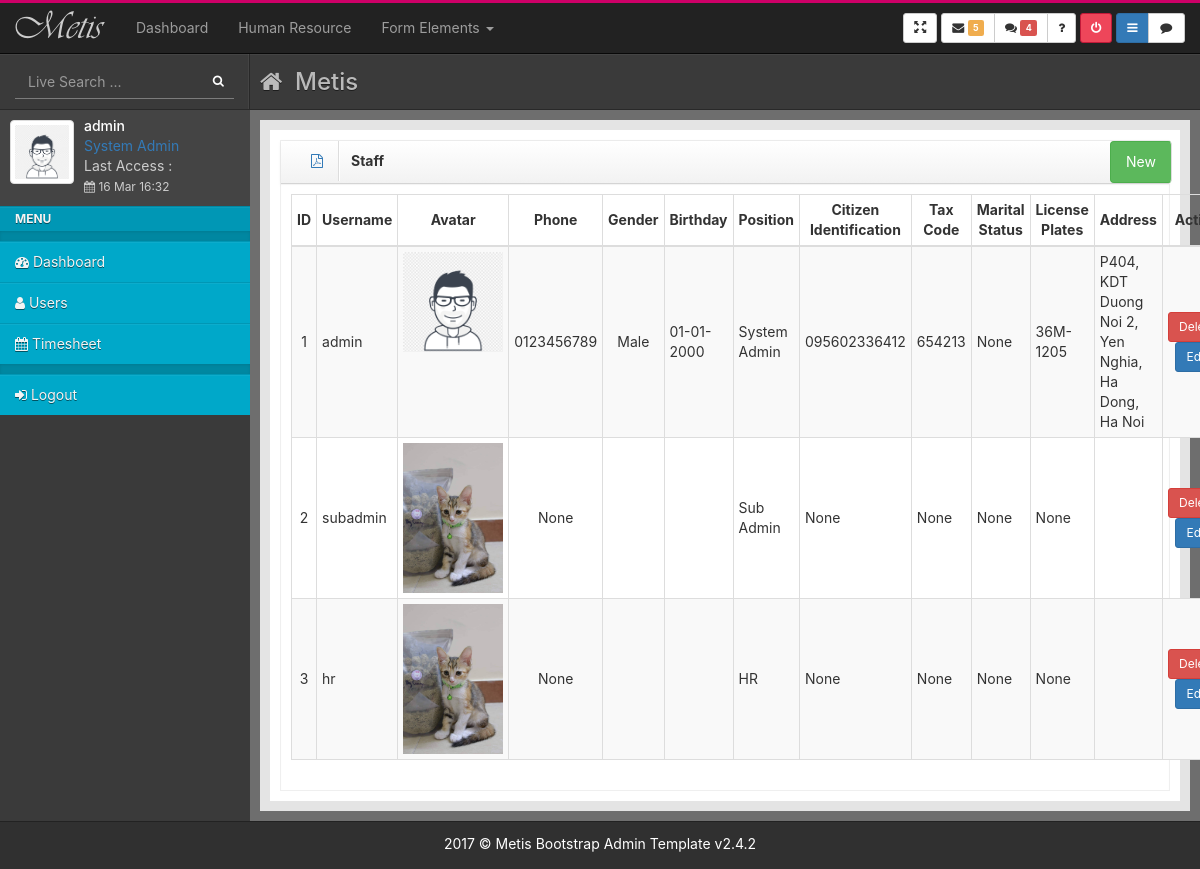
/hr/users-list (signed in), run on an earlier commit of the app's database.
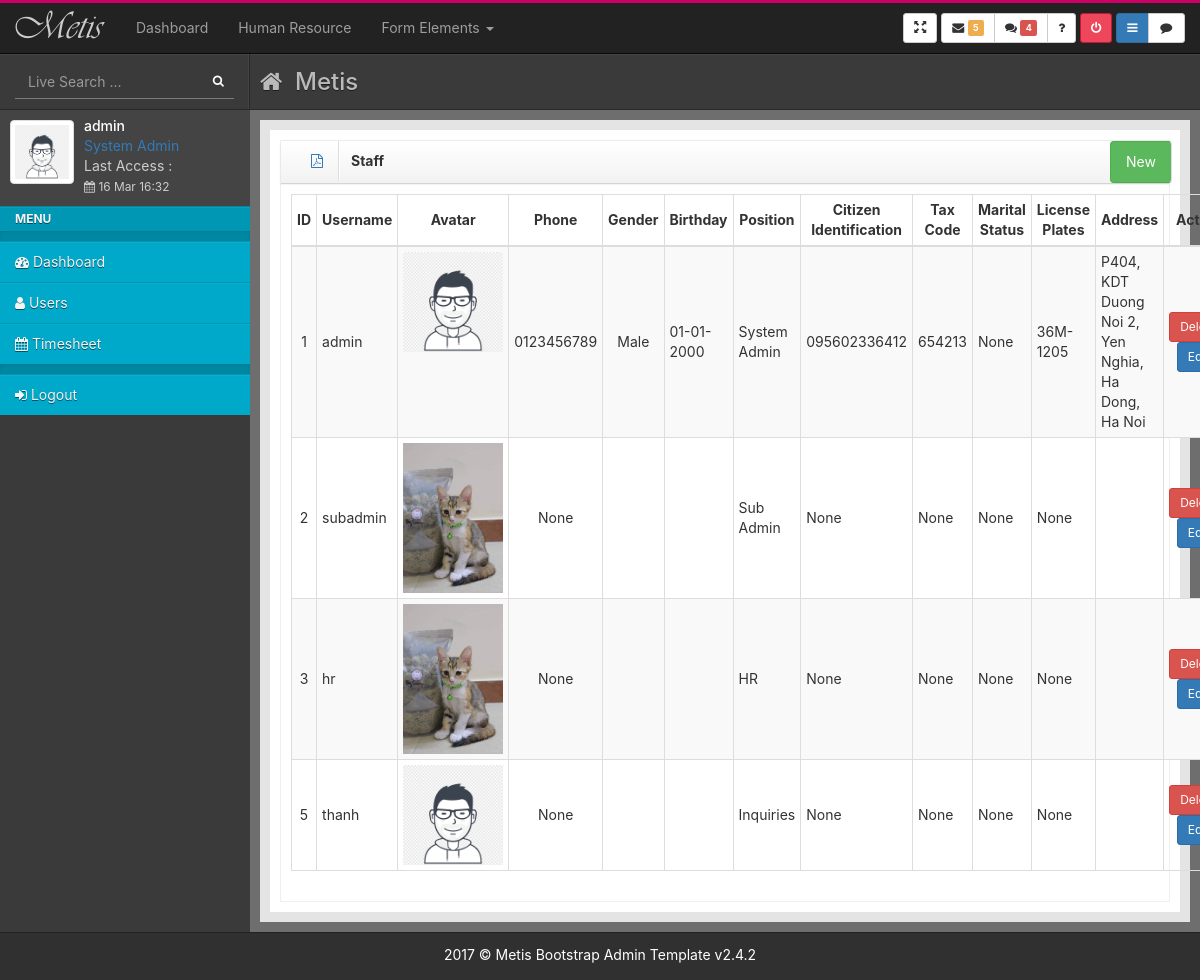
And on a later commit of the database.
### core/models.py (models this page shows, shortened)
class User(AbstractBaseUser, PermissionsMixin):
    username = models.CharField(_("username"), max_length=100, unique=True, validators=[UnicodeUsernameValidator()], error_messages={"unique": _("A user with that username already exists."),})
    email = models.EmailField(_("email address"), blank=True)
    is_staff = models.BooleanField(_("staff status"), default=False,)
    is_active = models.BooleanField(_("active"), default=True)
    date_joined = models.DateTimeField(_("date joined"), default=timezone.now)
    objects = UserManager()
    EMAIL_FIELD = "email"
    USERNAME_FIELD = "username"
    class Meta:
        verbose_name = _("user")
        verbose_name_plural = _("users")

class Profile(models.Model):
    user = models.OneToOneField(User, on_delete=models.CASCADE)
    first_name = models.CharField(_("first name"), max_length=100, blank=True)
    last_name = models.CharField(_("last name"), max_length=100, blank=True)    # Surname
    phone = models.CharField(_("phone"), max_length=100, blank=True, null=True)
    birthday = models.DateField(_("birthday"), max_length=10, blank=True, null=True)
    gender = models.CharField(_("gender"), max_length=100, blank=True, choices=GENDER_CHOICES)
    age = models.IntegerField(_("age"), blank=True, null=True)
    address = models.CharField(_("address"), max_length=100, blank=True, null=True)
    avatar = models.ImageField(default='images/avatar_default1.jpg', upload_to='images')
    citizen_identification = models.CharField(_("citizen identification"), max_length=100, blank=True, null=True)
    tax_code = models.CharField(_("tax code"), max_length=100, blank=True, null=True)
    degree = models.CharField(_("degree"), max_length=100, blank=True, null=True)
    certificate = models.CharField(_("certificate"), max_length=100, blank=True, null=True)
    marital_status = models.CharField(_("marital_status"), max_length=100, blank=True, null=True)
    license_plates = models.CharField(_("license_plates"), max_length=100, blank=True, null=True)

### hr/views.py (the view)
# urls.py: path('hr/users-list', hr_views.users_list, name='users-list'),
@group_required('HR', raise_exception=True)
def users_list(request):
    users = get_user_model().objects.all()
    context = { 'users': users, }
    return render(request, 'hr/users-list.html', context)

### common/authorization.py (called while the page is built)
def group_required(*group_names, login_url=None, raise_exception=False):
    def in_groups(u):
        if u.is_authenticated:
            if bool(u.groups.filter(name__in=group_names)) | u.is_superuser:
                return True
        if raise_exception:
            raise PermissionDenied
        return False
    return user_passes_test(in_groups, login_url=login_url)

### templates/hr/users-list.html (shortened to what this page needs)
{% extends 'base.html' %}
{% load static %}
{% block content %}
<div id="content">
  <div class="outer">
    <div class="inner bg-light lter">
      <div class="row">
        <div class="col-lg-12">
          <div class="box">
            <header class="">
              <div class="col-lg-3">
                <a href="{% url 'staff-report' %}" class="icons"><i class="fa fa-file-pdf-o"></i></a>
                <h5>Staff</h5>
              </div>
              <div class="col-lg-8"></div>
              <div class="col-lg-1" >
                <a href="{% url 'users-add' %}" class="icons btn btn-success"> New</a>
              </div>
            </header>
            <div id="collapse4" class="body">
              <table id="dataTable" class="table table-bordered table-condensed table-hover table-striped">
                <thead>
                  <tr>
                    <th style="width: 3%; text-align: center; vertical-align:middle;" >ID</th>
                    <th style="width: 5%; text-align: center; vertical-align:middle;" >Username</th>
                    <th style="width: 10%; text-align: center; vertical-align:middle;" >Avatar</th>
                    <th style="width: 8%; text-align: center; vertical-align:middle;" >Phone</th>
                    <th style="width: 5%; text-align: center; vertical-align:middle;" >Gender</th>
                    <th style="width: 8%; text-align: center; vertical-align:middle;" >Birthday</th>
                    <th style="width: 8%; text-align: center; vertical-align:middle;" >Position</th>
                    <th style="width: 8%; text-align: center; vertical-align:middle;" >Citizen Identification</th>
                    <th style="width: 8%; text-align: center; vertical-align:middle;" >Tax Code</th>
                    <th style="width: 8%; text-align: center; vertical-align:middle;" >Marital Status</th>
                    <th style="width: 8%; text-align: center; vertical-align:middle;" >License Plates</th>
                    <th style="text-align: center; vertical-align:middle;" >Address</th>
                    <th style="width: 8%; text-align: center; vertical-align:middle;" >Action</th>
                  </tr>
                </thead>
                <tbody>
                  {% for user in users %}
                  <tr>
                    <td style="text-align: center; vertical-align:middle;">{{user.id}}</td>
                    <td style="vertical-align:middle;">{{user.username}}</td>
                    <td style="text-align: center;"> <img style="max-width: 100px;" src="{{user.profile.avatar.url}}" alt="avatar" /> </td>
                    <td style="text-align: center; vertical-align:middle;">{{user.profile.phone}}</td>
                    <td style="text-align: center; vertical-align:middle;">{{user.profile.gender}}</td>
                    <td style="vertical-align:middle;">{{user.profile.birthday|date:"d-m-Y"}}</td>
                    <td style="vertical-align:middle;">{{user.groups.all.0}}</td>
                    <td style="vertical-align:middle;">{{user.profile.citizen_identification}}</td>
                    <td style="vertical-align:middle;">{{user.profile.tax_code}}</td>
                    <td style="vertical-align:middle;">{{user.profile.marital_status}}</td>
                    <td style="vertical-align:middle;">{{user.profile.license_plates}}</td>
                    <td style="vertical-align:middle;">{{user.profile.address}}</td>
                    <td style="text-align: center; vertical-align:middle;">
                      <a class="btn btn-danger btn-sm" href="{% url 'users-delete' pk=user.id %}"> Delete </a>
                      <a class="btn btn-primary btn-sm" href="#"> Edit </a>
                    </td>
                  </tr>
                  {% endfor %}
                </tbody>
              </table>
            </div>
          </div>
        </div>
      </div>
    </div>
  </div>
</div>
{% endblock content %}

### templates/includes/sidebar.html (shortened to what this page needs)
{% load static %}
<div id="left">
    <div class="media user-media bg-dark dker">
      <div class="user-wrapper bg-dark">
        <a class="user-link" href="">
          <img class="media-object img-thumbnail user-img" style="width: 64px; height: 64px;" alt="User Picture" src="{{request.user.profile.avatar.url}}">
        </a>
        <div class="media-body">
          <h5 class="media-heading">{{request.user.username}}</h5>
          <ul class="list-unstyled user-info">
            <li><a href="">{{ request.user.groups.all.0 }}</a></li>
            <li>Last Access : <br>
              <small><i class="fa fa-calendar"></i>&nbsp;16 Mar 16:32</small>
            </li>
          </ul>
        </div>
      </div>
    </div>
    <ul id="menu" class="bg-blue dker">
      <li class="nav-header">Menu</li>
      <li class="nav-divider"></li>
      <li class="">
        <a href="{% url 'dashboard' %}">
          <i class="fa fa-dashboard"></i><span class="link-title">&nbsp;Dashboard</span>
        </a>
      </li>
      <li>
        <a href="{% url 'users-list' %}">
          <i class="fa fa-user"></i>
          <span class="link-title">
            Users
          </span>
        </a>
      </li>
      <li>
        <a href="#">
          <i class="fa fa-calendar"></i>
          <span class="link-title">
            Timesheet
          </span>
        </a>
      </li>
      <li class="nav-divider"></li>
      <li>
        <a href="{% url 'logout' %}">
          <i class="fa fa-sign-in"></i>
          <span class="link-title">
            Logout
          </span>
        </a>
      </li>
    </ul>
  </div>

What changed in the data, as far as the page shows it:
added User: id "5", username "thanh", profile.avatar (placeholder picture), profile.phone "None", groups.all.0 "Inquiries", profile.citizen_identification "None", profile.tax_code "None", profile.marital_status "None", profile.license_plates "None"
